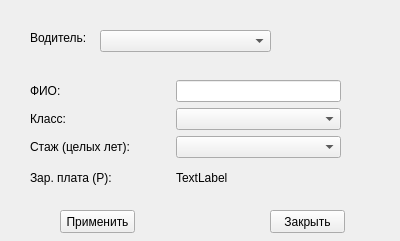
<?xml version="1.0" encoding="UTF-8"?>
<ui version="4.0">
 <class>driverForm</class>
 <widget class="QWidget" name="driverForm">
  <property name="geometry">
   <rect>
    <x>0</x>
    <y>0</y>
    <width>400</width>
    <height>241</height>
   </rect>
  </property>
  <property name="windowTitle">
   <string>Form</string>
  </property>
  <widget class="QWidget" name="gridLayoutWidget">
   <property name="geometry">
    <rect>
     <x>30</x>
     <y>80</y>
     <width>311</width>
     <height>111</height>
    </rect>
   </property>
   <layout class="QGridLayout" name="gridLayout">
    <item row="1" column="0">
     <widget class="QLabel" name="label_3">
      <property name="text">
       <string>Класс:</string>
      </property>
     </widget>
    </item>
    <item row="0" column="0">
     <widget class="QLabel" name="label_2">
      <property name="text">
       <string>ФИО:</string>
      </property>
     </widget>
    </item>
    <item row="0" column="1">
     <widget class="QLineEdit" name="fullNameEdit"/>
    </item>
    <item row="1" column="1">
     <widget class="QComboBox" name="classCh">
      <property name="maximumSize">
       <size>
        <width>194</width>
        <height>16777215</height>
       </size>
      </property>
     </widget>
    </item>
    <item row="2" column="0">
     <widget class="QLabel" name="label_4">
      <property name="text">
       <string>Стаж (целых лет):            </string>
      </property>
     </widget>
    </item>
    <item row="3" column="0">
     <widget class="QLabel" name="label_5">
      <property name="text">
       <string>Зар. плата (Р):</string>
      </property>
     </widget>
    </item>
    <item row="3" column="1">
     <widget class="QLabel" name="salaryLbl">
      <property name="text">
       <string>TextLabel</string>
      </property>
     </widget>
    </item>
    <item row="2" column="1">
     <widget class="QComboBox" name="expCh"/>
    </item>
   </layout>
  </widget>
  <widget class="QPushButton" name="acceptButton">
   <property name="geometry">
    <rect>
     <x>60</x>
     <y>210</y>
     <width>75</width>
     <height>23</height>
    </rect>
   </property>
   <property name="text">
    <string>Применить</string>
   </property>
  </widget>
  <widget class="QPushButton" name="closeButton">
   <property name="geometry">
    <rect>
     <x>270</x>
     <y>210</y>
     <width>75</width>
     <height>23</height>
    </rect>
   </property>
   <property name="text">
    <string>Закрыть</string>
   </property>
  </widget>
  <widget class="QLabel" name="label">
   <property name="geometry">
    <rect>
     <x>30</x>
     <y>30</y>
     <width>71</width>
     <height>16</height>
    </rect>
   </property>
   <property name="text">
    <string>Водитель:</string>
   </property>
  </widget>
  <widget class="QComboBox" name="driverCh">
   <property name="geometry">
    <rect>
     <x>100</x>
     <y>30</y>
     <width>171</width>
     <height>22</height>
    </rect>
   </property>
  </widget>
 </widget>
 <resources/>
 <connections/>
</ui>
